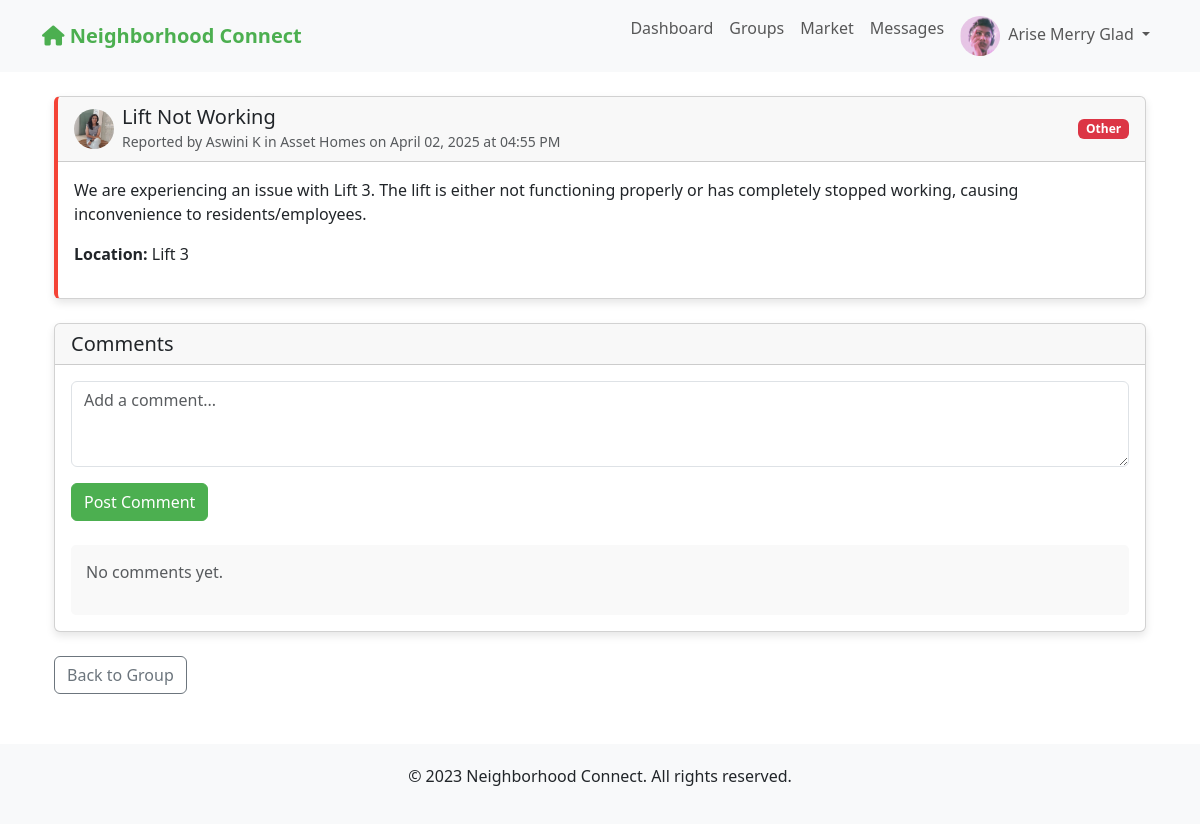
The app's page /group/1/incident/1 (signed in) with its own data.
### app.py (models this page shows)
class User(UserMixin, db.Model):
    id = db.Column(db.Integer, primary_key=True)
    email = db.Column(db.String(100), unique=True, nullable=False)
    password = db.Column(db.String(200), nullable=False)
    name = db.Column(db.String(100), nullable=False)
    address = db.Column(db.String(200), nullable=False)
    neighborhood_id = db.Column(db.Integer, db.ForeignKey('neighborhood.id'), nullable=False)
    profile_pic = db.Column(db.String(200), default='default.jpg')
    created_at = db.Column(db.DateTime, default=datetime.utcnow)
    is_admin = db.Column(db.Boolean, default=False)
    posts = db.relationship('Post', backref='author', lazy=True)
    comments = db.relationship('Comment', backref='author', lazy=True)
    incidents = db.relationship('Incident', backref='reporter', lazy=True)
    group_memberships = db.relationship('GroupMember', backref='user', lazy=True)

class GroupIncident(db.Model):
    id = db.Column(db.Integer, primary_key=True)
    title = db.Column(db.String(200), nullable=False)
    description = db.Column(db.Text, nullable=False)
    incident_type = db.Column(db.String(50), nullable=False)
    location = db.Column(db.String(200), nullable=False)
    image = db.Column(db.String(200))
    created_at = db.Column(db.DateTime, default=datetime.utcnow)
    user_id = db.Column(db.Integer, db.ForeignKey('user.id'), nullable=False)
    group_id = db.Column(db.Integer, db.ForeignKey('group.id'), nullable=False)
    user = db.relationship('User', backref='group_incidents')
    group = db.relationship('Group', backref='group_incidents')  # This was missing
    comments = db.relationship('GroupIncidentComment', backref='incident', cascade="all, delete-orphan")

class Group(db.Model):
    id = db.Column(db.Integer, primary_key=True)
    name = db.Column(db.String(100), nullable=False)
    description = db.Column(db.Text, nullable=False)
    image = db.Column(db.String(200), default='group_default.jpg')
    created_at = db.Column(db.DateTime, default=datetime.utcnow)
    creator_id = db.Column(db.Integer, db.ForeignKey('user.id'), nullable=False)
    neighborhood_id = db.Column(db.Integer, db.ForeignKey('neighborhood.id'), nullable=False)
    creator = db.relationship('User', backref='created_groups')
    members = db.relationship('GroupMember', backref='group', lazy=True, cascade="all, delete-orphan")
    posts = db.relationship('Post', backref='group', lazy=True)

### app.py (the view)
@app.route('/group/<int:group_id>/incident/<int:incident_id>')
@login_required
def view_group_incident(group_id, incident_id):
    group = Group.query.get_or_404(group_id)
    incident = GroupIncident.query.get_or_404(incident_id)
    if incident.group_id != group.id:
        abort(404)
    if not GroupMember.query.filter_by(user_id=current_user.id, group_id=group.id).first():
        abort(403)
    return render_template('view_group_incident.html',
                         group=group,
                         incident=incident)

### app.py (called while the page is built)
@login_manager.user_loader
def load_user(user_id):
    return User.query.get(int(user_id))

### templates/view_group_incident.html (shortened to what this page needs)
{% extends "base.html" %}
{% block content %}
<div class="container mt-4">
    <div class="card incident-card mb-4">
        <div class="card-header d-flex justify-content-between align-items-center">
            <div class="d-flex align-items-center">
                <img src="{{ url_for('static', filename='uploads/' + incident.user.profile_pic) }}"
                     alt="Profile" class="profile-img me-2">
                <div>
                    <h5 class="mb-0">{{ incident.title }}</h5>
                    <small class="text-muted">
                        Reported by {{ incident.user.name }} in {{ group.name }}
                        on {{ incident.created_at.strftime('%B %d, %Y at %I:%M %p') }}
                    </small>
                </div>
            </div>
            <span class="badge bg-danger">{{ incident.incident_type }}</span>
        </div>
        <div class="card-body">
            <p class="card-text">{{ incident.description }}</p>
            <p><strong>Location:</strong> {{ incident.location }}</p>
        </div>
    </div>
    <div class="card mb-4">
        <div class="card-header">
            <h5 class="mb-0">Comments</h5>
        </div>
        <div class="card-body">
            <form method="POST" action="{{ url_for('add_group_incident_comment', incident_id=incident.id) }}" class="mb-4">
                <div class="mb-3">
                    <textarea class="form-control" name="content" rows="3"
                              placeholder="Add a comment..." required></textarea>
                </div>
                <button type="submit" class="btn btn-primary">Post Comment</button>
            </form>
            <div class="comment-section">
                {% for comment in incident.comments|sort(attribute='created_at', reverse=True) %}
                    <div class="comment mb-3">
                        <div class="d-flex align-items-center mb-2">
                            <img src="{{ url_for('static', filename='uploads/' + comment.user.profile_pic) }}"
                                 alt="Profile" class="profile-img me-2">
                            <div>
                                <h6 class="mb-0">{{ comment.user.name }}</h6>
                                <small class="text-muted">
                                    {{ comment.created_at.strftime('%B %d, %Y at %I:%M %p') }}
                                </small>
                            </div>
                        </div>
                        <p class="mb-0">{{ comment.content }}</p>
                    </div>
                {% else %}
                    <p class="text-muted">No comments yet.</p>
                {% endfor %}
            </div>
        </div>
    </div>
    <a href="{{ url_for('view_group', group_id=group.id) }}" class="btn btn-outline-secondary">
        Back to Group
    </a>
</div>
{% endblock %}

### templates/base.html (shortened to what this page needs)
<!DOCTYPE html>
<html lang="en">
<head>
    <link rel="stylesheet" href="https://cdn.jsdelivr.net/npm/bootstrap@5.3.0/dist/css/bootstrap.min.css">
    <link rel="stylesheet" href="https://cdnjs.cloudflare.com/ajax/libs/font-awesome/6.0.0-beta3/css/all.min.css">
</head>
<body>
    <nav class="navbar navbar-expand-lg navbar-light bg-light">
        <div class="container">
            <a class="navbar-brand" href="{{ url_for('index') }}">
                <i class="fas fa-home"></i> Neighborhood Connect
            </a>
            <div class="collapse navbar-collapse" id="navbarNav">
                <ul class="navbar-nav ms-auto">
                    {% if current_user.is_authenticated %}
                        <li class="nav-item">
                            <a class="nav-link" href="{{ url_for('dashboard') }}">Dashboard</a>
                        </li>
                        <li class="nav-item">
                            <a class="nav-link" href="{{ url_for('groups') }}">Groups</a>
                        </li>
                        <li class="nav-item">
                            <a class="nav-link" href="{{ url_for('market') }}">Market</a>
                        </li>
                        <li class="nav-item">
                            <a class="nav-link" href="{{ url_for('messages') }}">
                                Messages
                            </a>
                        </li>
                        <li class="nav-item dropdown">
                            <a class="nav-link dropdown-toggle" href="#" id="navbarDropdown" role="button" data-bs-toggle="dropdown" aria-expanded="false">
                                <img src="{{ url_for('static', filename='uploads/' + current_user.profile_pic) }}" alt="Profile" class="profile-img me-1">
                                {{ current_user.name }}
                            </a>
                        </li>
                    {% endif %}
                </ul>
            </div>
        </div>
    </nav>
    <div class="container mt-4">
        {% block content %}{% endblock %}
    </div>
    <footer class="footer">
        <div class="container">
            <p>&copy; 2023 Neighborhood Connect. All rights reserved.</p>
        </div>
    </footer>
</body>
</html>

### templates/base.html (style rules this page uses)
.navbar-brand { font-weight: bold; color: #4CAF50 !important; }
.btn-primary { background-color: #4CAF50; border-color: #4CAF50; }
.card { margin-bottom: 20px; box-shadow: 0 4px 8px rgba(0,0,0,0.1); }
.incident-card { border-left: 4px solid #f44336; }
.profile-img { width: 40px; height: 40px; border-radius: 50%; object-fit: cover; }
.comment-section { background-color: #f9f9f9; padding: 15px; border-radius: 5px; }
.footer { margin-top: 50px; padding: 20px 0; background-color: #f8f9fa; text-align: center; }

### records on screen
User: profile_pic (picture), name "Arise Merry Glad"
User: profile_pic (picture), user.name "Aswini K"
GroupIncident: title "Lift Not Working", created_at "April 02, 2025 at 04:55 PM", incident_type "Other", description "We are experiencing an issue with Lift 3. The lift is either not functioning properly or has completely stopped working, causing inconvenience to residents/employees.", location "Lift 3"
Group: name "Asset Homes"
